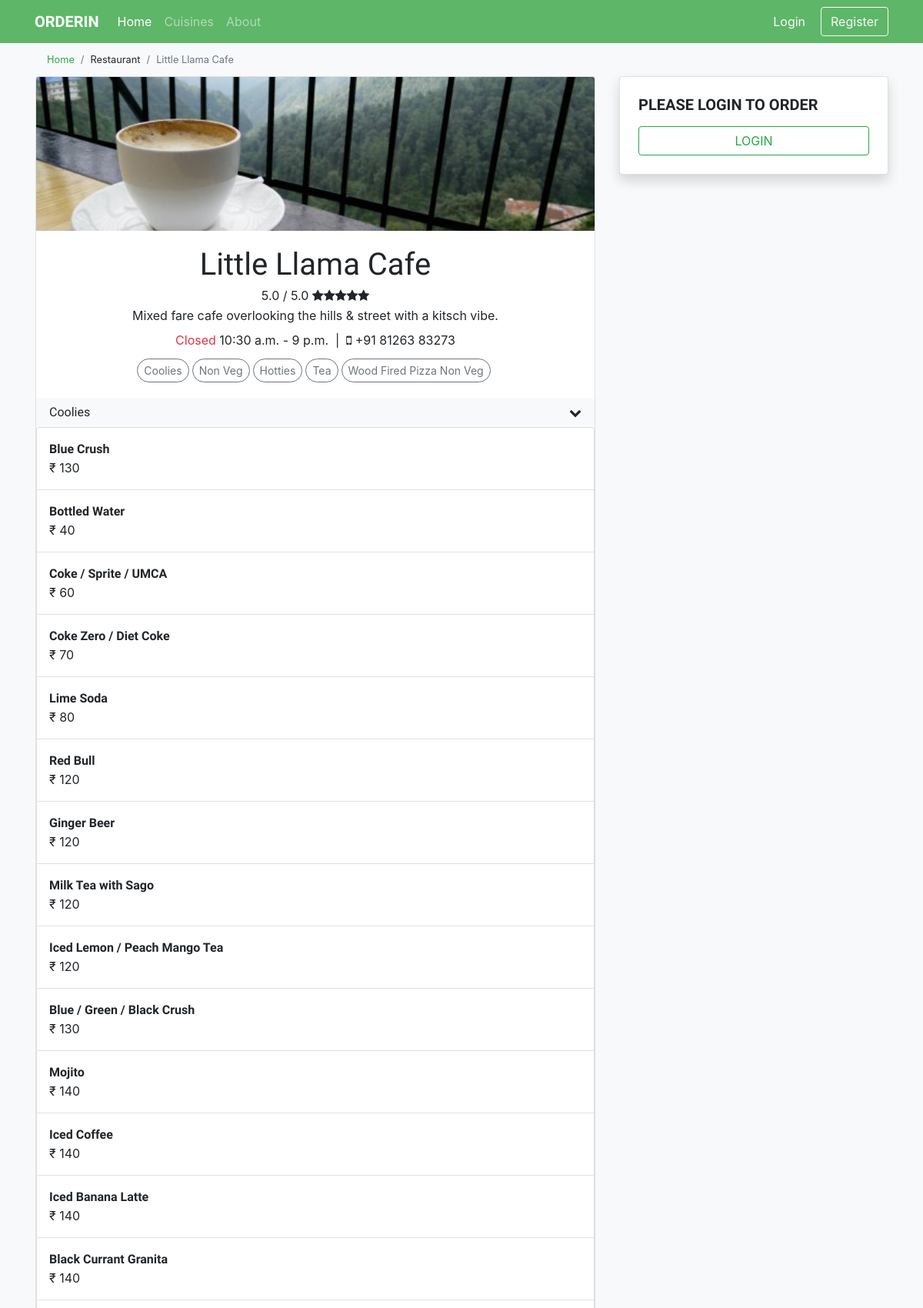
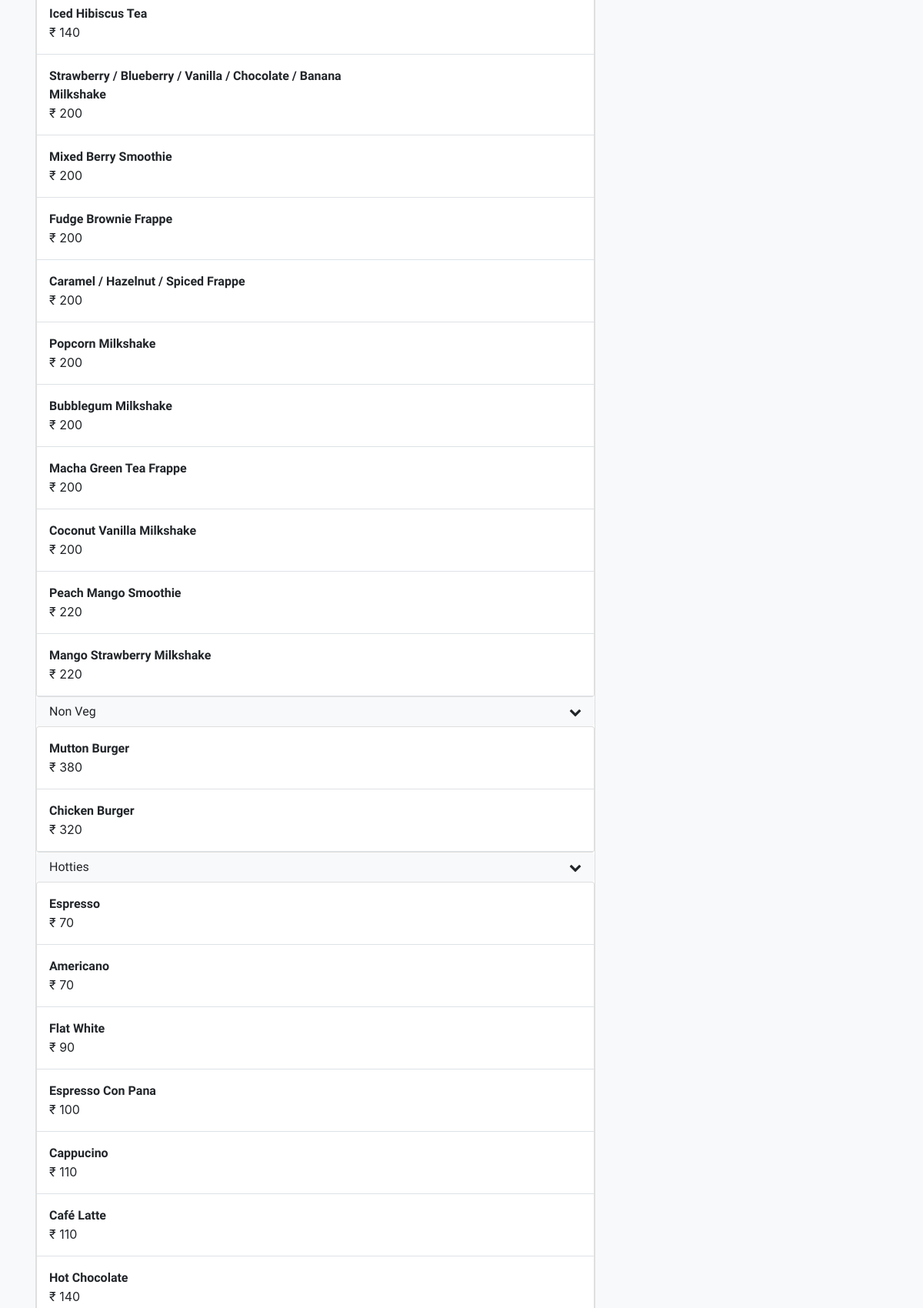
The page /restaurant/1 (upper part) on the database its author committed (2 pictures, top to bottom).
### food/models.py (models this page shows, shortened)
class Restaurant(models.Model):
    name = models.CharField(max_length=50)
    nick = models.CharField(max_length=10, blank=True)
    cuisine = models.ManyToManyField(Cuisine, related_name='restaurants')
    description = models.TextField(blank=True)
    phoneNumber = models.CharField(max_length=50, blank=True)
    url = models.URLField(blank=True)
    openTime = models.TimeField(blank=True, null=True)
    closeTime = models.TimeField(blank=True, null=True)
    orderTime = models.TimeField(blank=True, null=True)
    totalOrderCount = models.IntegerField(default=0)
    averageOrderTime = models.TimeField(blank=True, null=True)
    averageCost = models.IntegerField(blank=True, null=True)

class Category(models.Model):
    restaurant = models.ForeignKey(Restaurant, on_delete=models.CASCADE, related_name='categories')
    name = models.CharField(max_length=50)

class MenuItem(models.Model):
    name = models.CharField(max_length=50)
    price = models.IntegerField()
    description = models.TextField(blank=True)
    image = models.ImageField(upload_to='menu_item', blank=True)
    category = models.ForeignKey('Category', on_delete=models.CASCADE, related_name='menu', null=True)
    totalCount = models.IntegerField(default=0)

### food/views.py (the view)
# urls.py: path("restaurant/<int:restaurantId>", views.restaurant, name='restaurant'),
def restaurant(request, restaurantId):
    try:
        restaurant = Restaurant.objects.get(pk=restaurantId)
    except Post.DoesNotExist:
        raise Http404("Restaurant does not exist")
    context = {
        "restaurant": restaurant,
        "categories": restaurant.categories.all(),
        "currentTime": datetime.datetime.now(),
    }
    if request.user.is_authenticated:
        if request.method == 'POST':
            orderId = request.POST['orderId']
            order = Order.objects.get(id=orderId)
            order.orderedTime = datetime.datetime.now()
            order.save()
            if request.user.profile.phoneNumber == '':
                return HttpResponseRedirect(reverse('phoneNumber'))
            return HttpResponseRedirect(reverse('address', args=[restaurantId]))
        else:
            pendingOrders = restaurant.orders.filter(user=request.user, status=1)
            context["pendingOrders"] = pendingOrders
            context['loggedIn'] = True
            context["phoneNumber"] = request.user.profile.phoneNumber
            try:
                currentOrder = Order.objects.get(user=request.user, restaurant=restaurant, status=0)
                context['currentOrder'] = currentOrder
            except:
                print('No current order')
    else:
        context['loggedIn'] = False
    return render(request, "food/restaurant.html", context)

### food/templates/food/restaurant.html (shortened to what this page needs)
{% extends "food/base.html" %}
{% load static %}
{% load food_extra %}
{% block body %}
<nav aria-label="breadcrumb"><small>
  <ol class="breadcrumb my-0 bg-light">
    <li class="breadcrumb-item"><a href="{% url 'index' %}" class="text-success">Home</a></li>
    <li class="breadcrumb-item">Restaurant</li>
    <li class="breadcrumb-item active">{{ restaurant.name }}</li>
  </ol></small>
</nav>
<div class="row animate__animated animate__fadeIn">
  <div class="col-12 col-lg-8 px-0 px-lg-3 mb-4">
    <div class="card">
      <img class="card-img-top" style="height: 200px; object-fit: cover;" src="{% with 'food/img/'|add:restaurant.name|add:'.jpg' as image_static %}{% static image_static %}{% endwith %}" alt="{{ restaurant.name }}">
      <div class="card-body px-0 pb-0">
        <div class="text-center px-2">
          <h1 class="card-title mb-1" id="logo">{{ restaurant.name }}</h1>
          <div class="mt-0 mb-2">
            5.0 / 5.0 <i class="fa fa-star" aria-hidden="true"></i><i class="fa fa-star" aria-hidden="true"></i><i class="fa fa-star" aria-hidden="true"></i><i class="fa fa-star" aria-hidden="true"></i><i class="fa fa-star" aria-hidden="true"></i>
          </div>
          <p class="card-subtitle mb-2 mx-2">{{ restaurant.description }}</p>
          <div class="mb-2">
            {% if restaurant.openTime %}
              {% if restaurant.openTime <= currentTime.time and restaurant.closeTime >= currentTime.time %}
                <span class="text-success">Open</span>
              {% else %}
                <span class="text-danger">Closed</span>
              {% endif %}
              {{ restaurant.openTime }} - {{ restaurant.closeTime }}
              &nbsp;|&nbsp;
            {% endif %}
            <i class="fa fa-mobile" aria-hidden="true"></i> {{ restaurant.phoneNumber }}
          </div>
          <div class="mb-3">
            {% for category in categories %}<a href="#{{ category.name }}" class="btn btn-sm btn-outline-secondary my-1 mr-1" style="border-radius:50px;">{{ category.name }}</a>{% endfor %}
          </div>
        </div>
        {% for category in categories %}
          <button class="btn btn-light btn-md btn-block d-flex justify-content-between px-3" type="button" data-toggle="collapse" data-target="#{{ category.name|cut:' ' }}" aria-expanded="false" aria-controls="{{ category.name|cut:' ' }}">
            <p class="my-auto" id="f1">{{ category.name }}</p><i class="fa fa-chevron-down my-auto" aria-hidden="true"></i>
          </button>
          <div class="collapse show" id="{{ category.name|cut:' ' }}">
            <div class="card card-body p-0">
              {% for menu in category.menu.all %}
                <div class="border-bottom px-3 py-3">
                  <div class="row">
                    <div class="col-8">
                      <p class="font-weight-bold my-auto" id="f1">{{ menu.name }}</p><p class="my-auto">&#8377; {{ menu.price }}</p>
                    </div>
                    <div class="col-4">
                    </div>
                  </div>
                </div>
              {% endfor %}
            </div>
          </div>
          {% endfor %}
      </div>
    </div>
  </div>
  <div class="col-12 col-lg-4">
    <div class="card shadow d-none d-lg-block" id="filter">
      <div class="card-body py-4 px-4" id="order-div">
        {% if loggedIn %}
        <div class="d-flex justify-content-between">
          <h5 class="card-text font-weight-bold f2">YOUR ORDER</h5>
          <h5 class="font-weight-light">#{{ currentOrder.id }}</h5>
        </div>
          {% if phoneNumber %}
            <p>PHONE: +91 {{ phoneNumber }}</p>
          {% else %}
            <p><a href="{% url 'phoneNumber' %}">Confirm your phone number.</a></p>
          {% endif %}
        {% else %}
          <h5 class="card-text font-weight-bold f2">PLEASE LOGIN TO ORDER</h5>
        {% endif %}
        {% if request.user.is_authenticated %}
        <hr class="orderList">
        <table class="table table-borderless f2 mt-n3">
          <thead>
             <tr class="font-weight-bold">
               <th scope="col"><small>PRODUCT</small></th>
               <th scope="col"><small>QTY</small></th>
               <th scope="col"><small>PRICE</small></th>
             </tr>
           </thead>
          <tbody id="order-list">
              {% for item in currentOrder.items.all %}
                <tr id="order-item-{{ item.id }}">
                  <td class="font-weight-bold">{{ item.menuItem.name }}</td>
                  <td class="text-right item-count">{{ item.count }}</td>
                  <td class="text-right item-price">{{ item.menuItem.price|multiply:item.count }}</td>
                </tr>
              {% endfor %}
          </tbody>
          <tfoot>
            <tr class="font-weight-bold">
              {% if currentOrder %}
                <td>Total (&#8377;)</td>
                <td></td>
                <td class="text-right"><span id="total-price">{{ currentOrder.totalPrice }}</span></td>
              {% else %}
                <td>Total (&#8377;)</td>
                <td></td>
                <td class="text-right"><span id="total-price">0</span></td>
              {% endif %}
            </tr>
          </tfoot>
        </table>
        <hr class="orderList mt-n2">
        <form action="{% url 'restaurant' restaurant.id %}" method="post">
          {% csrf_token %}
          <input id="order-id" type="hidden" name="orderId" value="{{ currentOrder.id }}">
          {% if currentOrder.totalPrice > 0 %}
            {% if restaurant.openTime < currentTime.time and restaurant.orderTime > currentTime.time %}
              <button id="MOBorder-button" class="form-control btn-danger" type="submit" name="button">Confirm Order</button>
            {% else %}
              <button id="MOBorder-button" class="form-control btn-light" type="submit" name="button" disabled>Order Closed</button>
            {% endif %}
          {% else %}
            <button id="order-button" class="form-control btn-danger" type="submit" name="button" style="display: none;">Confirm Order</button>
          {% endif %}
        </form>
        {% else %}
        <form class="mt-3" action="{% url 'login' %}">
          <button id="order-button" class="form-control btn-outline-success" type="submit" name="button">LOGIN</button>
        </form>
        {% endif %}
      </div>
    </div>
  </div>
</div>
  </div>
{% endblock %}

### static/food/index.css (style rules this page uses)
#logo { font-family: 'Roboto Condensed', sans-serif; }
#f1 { font-family: 'Nanum Gothic', sans-serif; }
.f2 { font-family: 'Raleway', sans-serif; }
#filter { position: -webkit-sticky; position: sticky; top: 80px; }

### rows shown on the page
Restaurant: name "Little Llama Cafe", name (picture), description "Mixed fare cafe overlooking the hills & street with a kitsch vibe.", openTime "10:30 a.m.", closeTime "9 p.m.", phoneNumber "+91 81263 83273"
Category: name "Coolies"
Category: name "Non Veg"
Category: name "Hotties"
Category: name "Tea"
Category: name "Wood Fired Pizza Non Veg"
MenuItem: name "Blue Crush", price "130"
MenuItem: name "Bottled Water", price "40"
MenuItem: name "Coke / Sprite / UMCA", price "60"
MenuItem: name "Coke Zero / Diet Coke", price "70"
MenuItem: name "Lime Soda", price "80"
MenuItem: name "Red Bull", price "120"
MenuItem: name "Ginger Beer", price "120"
MenuItem: name "Milk Tea with Sago", price "120"
MenuItem: name "Iced Lemon / Peach Mango Tea", price "120"
MenuItem: name "Blue / Green / Black Crush", price "130"
MenuItem: name "Mojito", price "140"
MenuItem: name "Iced Coffee", price "140"
MenuItem: name "Iced Banana Latte", price "140"
MenuItem: name "Black Currant Granita", price "140"
MenuItem: name "Iced Hibiscus Tea", price "140"
MenuItem: name "Strawberry / Blueberry / Vanilla / Chocolate / Banana Milkshake", price "200"
MenuItem: name "Mixed Berry Smoothie", price "200"
MenuItem: name "Fudge Brownie Frappe", price "200"
MenuItem: name "Caramel / Hazelnut / Spiced Frappe", price "200"
MenuItem: name "Popcorn Milkshake", price "200"
MenuItem: name "Bubblegum Milkshake", price "200"
MenuItem: name "Macha Green Tea Frappe", price "200"
MenuItem: name "Coconut Vanilla Milkshake", price "200"
MenuItem: name "Peach Mango Smoothie", price "220"
MenuItem: name "Mango Strawberry Milkshake", price "220"
MenuItem: name "Mutton Burger", price "380"
MenuItem: name "Chicken Burger", price "320"
MenuItem: name "Espresso", price "70"
MenuItem: name "Americano", price "70"
MenuItem: name "Flat White", price "90"
MenuItem: name "Espresso Con Pana", price "100"
MenuItem: name "Cappucino", price "110"
MenuItem: name "Café Latte", price "110"
MenuItem: name "Hot Chocolate", price "140"
